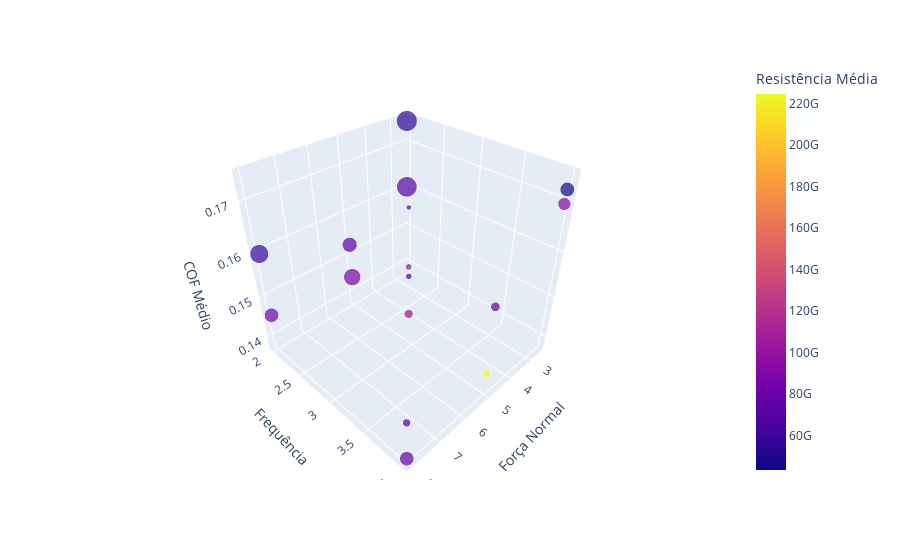

Notebook code for this chart:
### Code cell
fig.update_layout(coloraxis_colorbar_tickformat = 's',
                  scene_camera = dict(
                      up=dict(x=0, y=0, z=1),
                      center=dict(x=0, y=0, z=0),
                      eye=dict(x=1.35, y=1.35, z=1.35)
                  )
                 )

### Figure 1 — Plotly figure (JSON) as saved in the notebook; plotly's stock layout.template omitted (floating-point values rounded to 4 significant figures)
{"data": [{"hovertemplate": "Força Normal=%{x}<br>Frequência=%{y}<br>COF Médio=%{z}<br>Tempo Conduzindo %=%{marker.size}<br>Resistência Média=%{marker.color}<extra></extra>", "legendgroup": "", "marker": {"color": [53900000000.0, 43300000000.0, 224500000000.0, 89190000000.0, 100800000000.0, 66060000000.0, 57360000000.0, 75840000000.0, 80250000000.0, 64190000000.0, 74810000000.0, 63030000000.0, 70590000000.0, 73390000000.0, 83830000000.0, 100300000000.0], "coloraxis": "coloraxis", "size": [0.3014, 0.1441, 0.04348, 0.1134, 0.02656, 0.01686, 0.247, 0.1395, 0.1423, 0.02462, 0.06021, 0.04363, 0.2891, 0.1539, 0.2026, 0.05267], "sizemode": "area", "sizeref": 0.0007536, "symbol": "circle"}, "mode": "markers", "name": "", "scene": "scene", "showlegend": false, "type": "scatter3d", "x": [2.5, 2.5, 5, 2.5, 5.17, 5.17, 8, 8, 8, 5.17, 5, 8, 2.5, 5, 5, 5.17], "y": [2, 4, 4, 4, 3, 3, 2, 4, 2, 3, 4, 4, 2, 2, 2, 3], "z": [0.1745, 0.1721, 0.142, 0.1695, 0.1566, 0.1687, 0.1597, 0.1378, 0.1455, 0.1545, 0.1573, 0.1466, 0.16, 0.1526, 0.1443, 0.1455]}], "layout": {"coloraxis": {"colorbar": {"tickformat": "s", "title": {"text": "Resistência Média"}}, "colorscale": [[0, "#0d0887"], [0.1111, "#46039f"], [0.2222, "#7201a8"], [0.3333, "#9c179e"], [0.4444, "#bd3786"], [0.5556, "#d8576b"], [0.6667, "#ed7953"], [0.7778, "#fb9f3a"], [0.8889, "#fdca26"], [1, "#f0f921"]]}, "legend": {"itemsizing": "constant", "tracegroupgap": 0}, "margin": {"t": 60}, "scene": {"camera": {"center": {"x": 0, "y": 0, "z": 0}, "eye": {"x": 1.35, "y": 1.35, "z": 1.35}, "up": {"x": 0, "y": 0, "z": 1}}, "domain": {"x": [0, 1], "y": [0, 1]}, "xaxis": {"title": {"text": "Força Normal"}}, "yaxis": {"title": {"text": "Frequência"}}, "zaxis": {"title": {"text": "COF Médio"}}}}}
